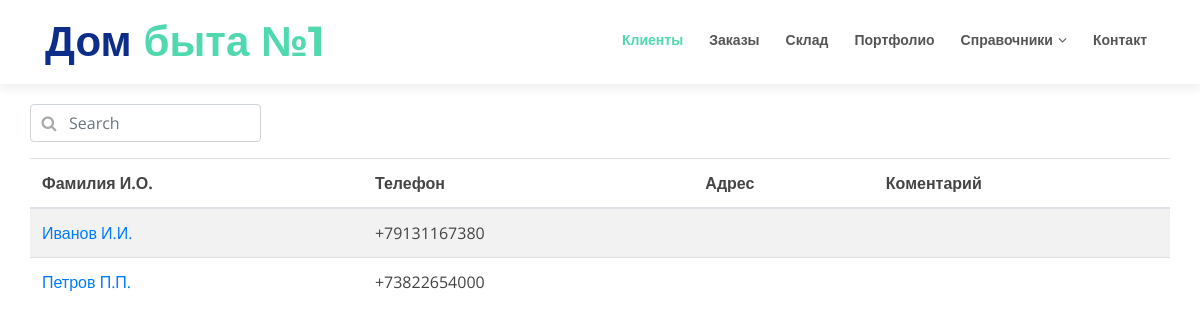
Before: /work/ with the older database file.
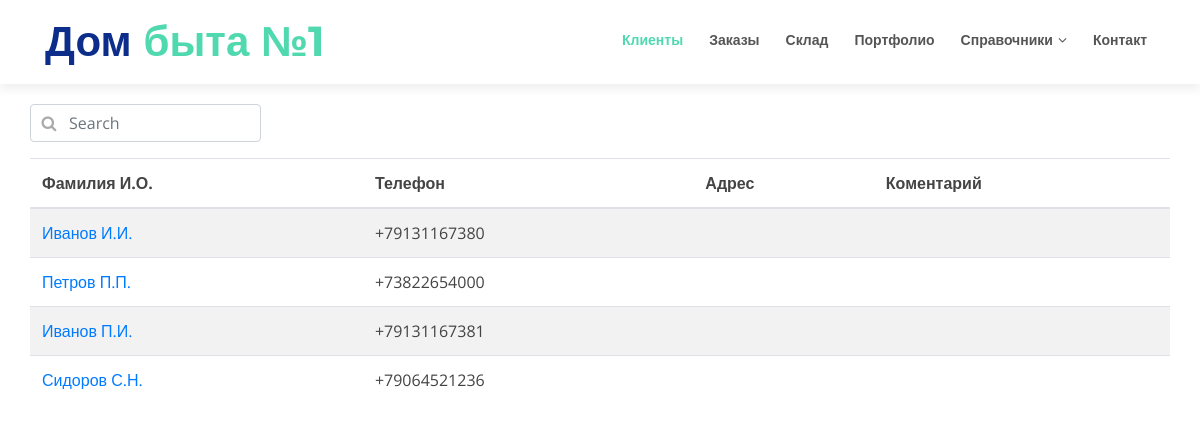
After: the same page with the newer database file.
### person/models.py (models this page shows, shortened)
class Clients(models.Model):
    first_name = models.CharField(_('first name'), max_length=30)
    middle_name = models.CharField(_('Middle Name User'), max_length=64)
    last_name = models.CharField(_('last name'), max_length=30)
    phone = models.CharField(_('Phone Number'), max_length=12, unique=True, validators=[validate_phone])
    email = models.EmailField(_('email address'), unique=True, blank=True)
    address = models.CharField(_('Address'), max_length=64, blank=True)
    birthDay = models.DateField(_('User BirthDay'), blank=True, null=True)
    creationData = models.DateTimeField(_('Registration Data'), auto_now_add=True)
    lastAction = models.DateTimeField(_('Last Action Data'), blank=True, null=True)
    comment = models.TextField(_('Comment'), blank=True)
    ranks = models.IntegerField(_('Clients ratio'), default=0)
    def get_full_name(self):
        '''вывод полного имени клиента'''
        return self.last_name + ' ' + self.first_name + ' ' + self.middle_name
    get_full_name.short_description = _('Full Name User')
    def get_short_name(self):
        return self.last_name + ' ' + self.first_name[0] + '.' + self.middle_name[0] + '.'
    get_short_name.short_description = _('Short Name User')
    def get_phone_number(self):
        '''вывод номера телефона в правильном формате'''
        if self.phone[0:6] == '+73822':
            return '+7 (3822) ' + self.phone[6:9] + '-' + self.phone[9:]
        else:
            return self.phone[0:2] + '-' + self.phone[2:5] + '-' + self.phone[5:8] + '-' + self.phone[8:]
    get_phone_number.short_description = _('Phone Number')
    class Meta:
        verbose_name = _(u'Client')
        verbose_name_plural = _(u'Clients')

### workpages/views.py (the view)
# urls.py: path('', views.clients, name='work_home'),
def clients(request):
    client_list = Clients.objects.only(
        'id', 'first_name', 'last_name', 'middle_name', 'phone', 'address', 'comment').order_by(
        'lastAction')[:50]
    return render(request, 'clients.html', {'clients': client_list})

### workpages/templates/clients.html (shortened to what this page needs)
{% extends '_base.html' %}
{% load i18n %}
{% load static %}
{% block css_style %}
    {{ block.super }}
    <link href="{% static 'css/workpages.css' %}" rel="stylesheet">
{% endblock %}
{% block mainment %}{% include '_work_menu.html' %}{% endblock %}
{% block content %}
    <section id="content">
        <div class="container">
            <div class="row">
                <form method="POST">
                    <div class="form-group has-search">
                        <input id="clientSearch" type="text" class="form-control" placeholder="Search">
                    </div>
                </form>
            </div>
            <div class="row">
            <table id="clients_table" class="table table-striped table-hover">
                <thead>
                <tr>
                    <th>Фамилия И.О.</th>
                    <th>Телефон</th>
                    <th>Адрес</th>
                    <th>Коментарий</th>
                </tr>
                </thead>
                <tbody>
                {% for client in clients %}
                    <tr>
                        <td>
                            <a href="{{ client.id }}">{{ client.get_short_name }}</a>
                        </td>
                        <td>{{ client.phone }}</td>
                        <td>{{ client.address }}</td>
                        <td>{{ client.comment }}</td>
                    </tr>
                {% endfor %}
                </tbody>
            </table>
            </div>
        </div>
    </section>
{% endblock %}

### templates/_base.html (shortened to what this page needs)
{% load i18n %}
{% load static %}
{% load  main_tags%}
<!DOCTYPE html>
<html lang="en">
<head>
    {% block css_style %}
        <link href="{% static 'lib/bootstrap/css/bootstrap.min.css' %}" rel="stylesheet">
        <link href="{% static 'lib/font-awesome/css/font-awesome.min.css' %}" rel="stylesheet">
        <link href="{% static 'lib/animate/animate.min.css' %}" rel="stylesheet">
        <link href="{% static 'lib/ionicons/css/ionicons.min.css' %}" rel="stylesheet">
        <link href="{% static 'lib/owlcarousel/assets/owl.carousel.min.css' %}" rel="stylesheet">
        <link href="{% static 'lib/magnific-popup/magnific-popup.css' %}" rel="stylesheet">
        <link href="{% static 'lib/ionicons/css/ionicons.min.css' %}" rel="stylesheet">
        <link href="{% static 'css/style.css' %}" rel="stylesheet">
    {% endblock %}
</head>
<body id="body">
    <header id="header">
        <div class="container">
            <div id="logo" class="pull-left">
                <h1><a href="#body" class="scrollto">Дом <span>быта №1</span></a></h1>
            </div>
            {% block mainment %}{% endblock %}
        </div>
    </header>
    {% block content %}   {% endblock content %}
</body>

### workpages/templates/_work_menu.html (shortened to what this page needs)
<nav id="nav-menu-container">
        <ul class="nav-menu">
          <li class="menu-active"><a href="#body">Клиенты</a></li>
          <li><a href="#about">Заказы</a></li>
          <li><a href="#services">Склад</a></li>
          <li><a href="#portfolio">Портфолио</a></li>
          <li class="menu-has-children"><a href="">Справочники</a>
          </li>
          <li><a href="#contact">Контакт</a></li>
        </ul>
      </nav>

### static/css/style.css (style rules this page uses)
body { background: #fff; color: #444; font-family: "Open Sans", sans-serif; }
a { color: #50d8af; transition: 0.5s; }
h1, h2, h3, h4, h5, h6 { font-family: "Montserrat", sans-serif; font-weight: 400; margin: 0 0 20px 0; padding: 0; }
#header { padding: 20px 0; height: 84px; transition: all 0.5s; z-index: 997; background: #fff; box-shadow: 0px 6px 9px 0px rgba(0, 0, 0, 0.06); }
#header #logo h1 { font-size: 42px; margin: 0; padding: 0; line-height: 1; font-family: "Montserrat", sans-serif; font-weight: 700; }
#header #logo h1 a { color: #0c2e8a; line-height: 1; display: inline-block; }
#header #logo h1 a span { color: #50d8af; }
.nav-menu, .nav-menu * { margin: 0; padding: 0; list-style: none; }
.nav-menu li { position: relative; white-space: nowrap; }
.nav-menu > li { float: left; }
.sf-arrows .sf-with-ul { padding-right: 22px; }
.sf-arrows .sf-with-ul:after { content: "\f107"; position: absolute; right: 8px; font-family: FontAwesome; font-style: normal; font-weight: normal; }
#nav-menu-container { float: right; margin: 0; }
.nav-menu a { padding: 10px 8px; text-decoration: none; display: inline-block; color: #555; font-family: "Raleway", sans-serif; font-weight: 700; font-size: 14px; outline: none; }
.nav-menu li:hover > a, .nav-menu .menu-active > a { color: #50d8af; }
.nav-menu > li { margin-left: 10px; }
#mobile-nav { position: fixed; top: 0; padding-top: 18px; bottom: 0; z-index: 998; background: rgba(52, 59, 64, 0.9); left: -260px; width: 260px; overflow-y: auto; transition: 0.4s; }
#mobile-nav ul { padding: 0; margin: 0; list-style: none; }
#mobile-nav ul li { position: relative; }
#mobile-nav ul li a { color: #fff; font-size: 16px; overflow: hidden; padding: 10px 22px 10px 15px; position: relative; text-decoration: none; width: 100%; display: block; outline: none; }

### static/css/workpages.css (style rules this page uses)
#content { margin-top: 20px; min-height: calc(100vh - 150px); }
.has-search .form-control { padding-left: 2.375rem; }
a { color: #007bff; }

Changed rows visible on the page:
added Clients: get_short_name "Иванов П.И.", phone "+79131167381"
added Clients: get_short_name "Сидоров С.Н.", phone "+79064521236"
